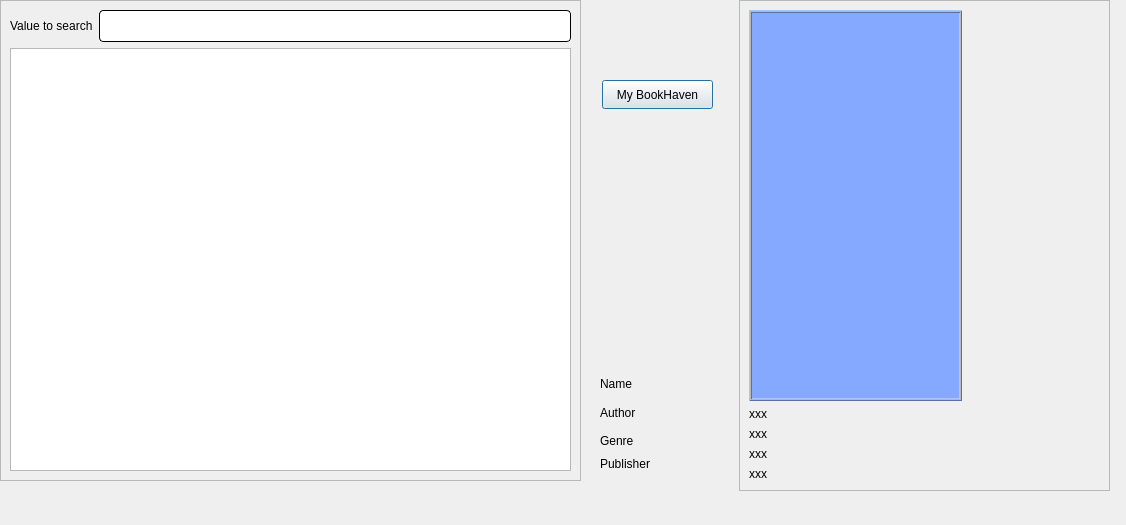
<?xml version="1.0" encoding="UTF-8"?>
<ui version="4.0">
 <class>customers_book_list</class>
 <widget class="QDialog" name="customers_book_list">
  <property name="geometry">
   <rect>
    <x>0</x>
    <y>0</y>
    <width>1126</width>
    <height>525</height>
   </rect>
  </property>
  <property name="windowTitle">
   <string>Dialog</string>
  </property>
  <widget class="QLabel" name="author_2">
   <property name="geometry">
    <rect>
     <x>600</x>
     <y>399</y>
     <width>68</width>
     <height>27</height>
    </rect>
   </property>
   <property name="sizePolicy">
    <sizepolicy hsizetype="Fixed" vsizetype="Fixed">
     <horstretch>0</horstretch>
     <verstretch>0</verstretch>
    </sizepolicy>
   </property>
   <property name="styleSheet">
    <string notr="true">font: 10pt &quot;Lato&quot;;
color: rgb(0, 0, 0);</string>
   </property>
   <property name="text">
    <string>Author</string>
   </property>
  </widget>
  <widget class="QLabel" name="genre_2">
   <property name="geometry">
    <rect>
     <x>600</x>
     <y>427</y>
     <width>61</width>
     <height>27</height>
    </rect>
   </property>
   <property name="sizePolicy">
    <sizepolicy hsizetype="Fixed" vsizetype="Fixed">
     <horstretch>0</horstretch>
     <verstretch>0</verstretch>
    </sizepolicy>
   </property>
   <property name="styleSheet">
    <string notr="true">font: 10pt &quot;Lato&quot;;
color: rgb(0, 0, 0);</string>
   </property>
   <property name="text">
    <string>Genre</string>
   </property>
  </widget>
  <widget class="QFrame" name="frame_2">
   <property name="geometry">
    <rect>
     <x>739</x>
     <y>0</y>
     <width>371</width>
     <height>491</height>
    </rect>
   </property>
   <property name="frameShape">
    <enum>QFrame::StyledPanel</enum>
   </property>
   <property name="frameShadow">
    <enum>QFrame::Raised</enum>
   </property>
   <layout class="QVBoxLayout" name="verticalLayout_4">
    <item>
     <layout class="QHBoxLayout" name="horizontalLayout_2">
      <item>
       <widget class="QLabel" name="coverLabel">
        <property name="focusPolicy">
         <enum>Qt::StrongFocus</enum>
        </property>
        <property name="styleSheet">
         <string notr="true">background-color: #84A9FF;
border-color: rgb(0, 0, 0);</string>
        </property>
        <property name="frameShape">
         <enum>QFrame::Box</enum>
        </property>
        <property name="frameShadow">
         <enum>QFrame::Raised</enum>
        </property>
        <property name="midLineWidth">
         <number>1</number>
        </property>
        <property name="text">
         <string/>
        </property>
       </widget>
      </item>
      <item>
       <spacer name="horizontalSpacer">
        <property name="orientation">
         <enum>Qt::Horizontal</enum>
        </property>
        <property name="sizeType">
         <enum>QSizePolicy::Fixed</enum>
        </property>
        <property name="sizeHint" stdset="0">
         <size>
          <width>138</width>
          <height>20</height>
         </size>
        </property>
       </spacer>
      </item>
     </layout>
    </item>
    <item>
     <layout class="QVBoxLayout" name="verticalLayout_3">
      <item>
       <widget class="QLabel" name="ISBN">
        <property name="sizePolicy">
         <sizepolicy hsizetype="Fixed" vsizetype="Fixed">
          <horstretch>0</horstretch>
          <verstretch>0</verstretch>
         </sizepolicy>
        </property>
        <property name="styleSheet">
         <string notr="true">font: 10pt &quot;Comic Sans MS&quot;;
color: rgb(0, 0, 0);</string>
        </property>
        <property name="text">
         <string>xxx</string>
        </property>
       </widget>
      </item>
      <item>
       <widget class="QLabel" name="name">
        <property name="sizePolicy">
         <sizepolicy hsizetype="Fixed" vsizetype="Fixed">
          <horstretch>0</horstretch>
          <verstretch>0</verstretch>
         </sizepolicy>
        </property>
        <property name="styleSheet">
         <string notr="true">font: 10pt &quot;Comic Sans MS&quot;;
color: rgb(0, 0, 0);</string>
        </property>
        <property name="text">
         <string>xxx</string>
        </property>
       </widget>
      </item>
      <item>
       <widget class="QLabel" name="author">
        <property name="sizePolicy">
         <sizepolicy hsizetype="Fixed" vsizetype="Fixed">
          <horstretch>0</horstretch>
          <verstretch>0</verstretch>
         </sizepolicy>
        </property>
        <property name="styleSheet">
         <string notr="true">font: 10pt &quot;Comic Sans MS&quot;;
color: rgb(0, 0, 0);</string>
        </property>
        <property name="text">
         <string>xxx</string>
        </property>
       </widget>
      </item>
      <item>
       <widget class="QLabel" name="genre">
        <property name="sizePolicy">
         <sizepolicy hsizetype="Fixed" vsizetype="Fixed">
          <horstretch>0</horstretch>
          <verstretch>0</verstretch>
         </sizepolicy>
        </property>
        <property name="styleSheet">
         <string notr="true">font: 10pt &quot;Comic Sans MS&quot;;
color: rgb(0, 0, 0);</string>
        </property>
        <property name="text">
         <string>xxx</string>
        </property>
       </widget>
      </item>
     </layout>
    </item>
   </layout>
  </widget>
  <widget class="QLabel" name="publisher_2">
   <property name="geometry">
    <rect>
     <x>600</x>
     <y>450</y>
     <width>92</width>
     <height>27</height>
    </rect>
   </property>
   <property name="sizePolicy">
    <sizepolicy hsizetype="Fixed" vsizetype="Fixed">
     <horstretch>0</horstretch>
     <verstretch>0</verstretch>
    </sizepolicy>
   </property>
   <property name="styleSheet">
    <string notr="true">font: 10pt &quot;Lato&quot;;
color: rgb(0, 0, 0);</string>
   </property>
   <property name="text">
    <string>Publisher</string>
   </property>
  </widget>
  <widget class="QFrame" name="frame">
   <property name="geometry">
    <rect>
     <x>0</x>
     <y>0</y>
     <width>581</width>
     <height>481</height>
    </rect>
   </property>
   <property name="frameShape">
    <enum>QFrame::StyledPanel</enum>
   </property>
   <property name="frameShadow">
    <enum>QFrame::Raised</enum>
   </property>
   <layout class="QVBoxLayout" name="verticalLayout_2">
    <item>
     <layout class="QVBoxLayout" name="verticalLayout">
      <item>
       <layout class="QHBoxLayout" name="horizontalLayout">
        <item>
         <widget class="QLabel" name="label">
          <property name="sizePolicy">
           <sizepolicy hsizetype="Fixed" vsizetype="Fixed">
            <horstretch>0</horstretch>
            <verstretch>0</verstretch>
           </sizepolicy>
          </property>
          <property name="styleSheet">
           <string notr="true">font: 13pt &quot;Lato Black&quot;;
color: rgb(0, 0, 0);</string>
          </property>
          <property name="text">
           <string>Value to search</string>
          </property>
         </widget>
        </item>
        <item>
         <widget class="QLineEdit" name="value">
          <property name="styleSheet">
           <string notr="true">QLineEdit{
	background-color: rgb(255, 255, 255);
	 border: 1px  solid;
     border-radius: 4px;
	font: 24px
}</string>
          </property>
         </widget>
        </item>
       </layout>
      </item>
      <item>
       <widget class="QTableView" name="tableView">
        <property name="styleSheet">
         <string notr="true">QHeaderView::section { background-color: #4f85e2; font: solid}</string>
        </property>
        <property name="selectionBehavior">
         <enum>QAbstractItemView::SelectRows</enum>
        </property>
        <attribute name="horizontalHeaderHighlightSections">
         <bool>true</bool>
        </attribute>
        <attribute name="verticalHeaderVisible">
         <bool>false</bool>
        </attribute>
        <attribute name="verticalHeaderHighlightSections">
         <bool>false</bool>
        </attribute>
       </widget>
      </item>
     </layout>
    </item>
   </layout>
  </widget>
  <widget class="QLabel" name="name_2">
   <property name="geometry">
    <rect>
     <x>600</x>
     <y>370</y>
     <width>58</width>
     <height>27</height>
    </rect>
   </property>
   <property name="sizePolicy">
    <sizepolicy hsizetype="Fixed" vsizetype="Fixed">
     <horstretch>0</horstretch>
     <verstretch>0</verstretch>
    </sizepolicy>
   </property>
   <property name="styleSheet">
    <string notr="true">font: 10pt &quot;Lato&quot;;
color: rgb(0, 0, 0);</string>
   </property>
   <property name="text">
    <string>Name</string>
   </property>
  </widget>
  <widget class="QPushButton" name="buy_to_customer_panel">
   <property name="geometry">
    <rect>
     <x>602</x>
     <y>80</y>
     <width>111</width>
     <height>29</height>
    </rect>
   </property>
   <property name="text">
    <string>My BookHaven</string>
   </property>
  </widget>
 </widget>
 <resources/>
 <connections/>
</ui>
